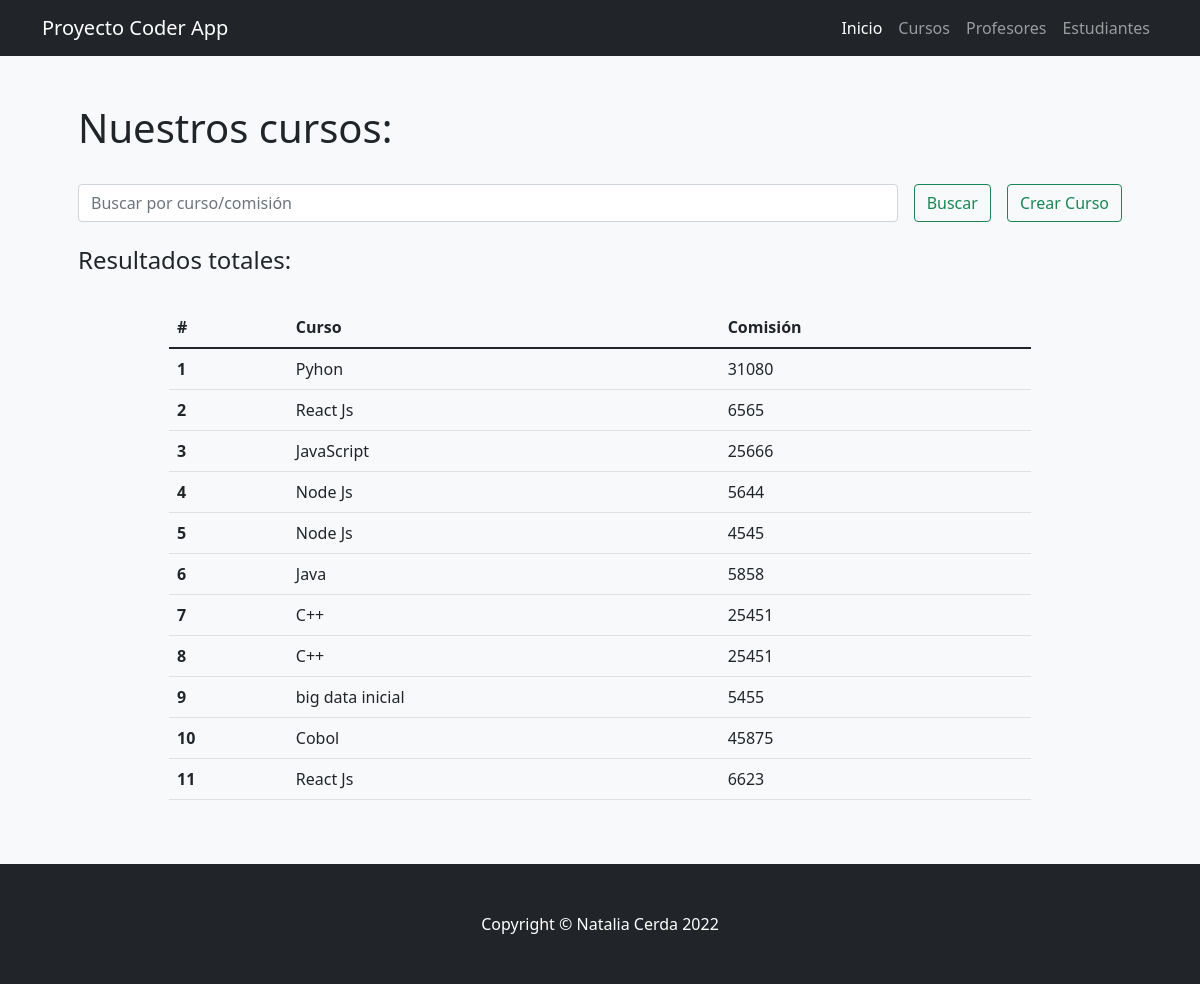
Page /coder_app/cursos/ on the committed database.
### coder_app/models.py (models this page shows)
class Curso(models.Model):
    nombre = models.CharField("Nombre" ,max_length=30) # Texto
    comision = models.IntegerField("Comisión")

### coder_app/views.py (the view)
# urls.py: path('cursos/', cursos, name="cursos"),
def cursos(request):
    if request.method == "POST":
        search = request.POST["search"]
        if search != "":
            cursos = Curso.objects.filter( Q(nombre__icontains=search) | Q(comision__icontains=search) ).values()
            return render(request,"coder_app/cursos.html",{"cursos":cursos, "search":True, "busqueda":search})
    cursos = Curso.objects.all()
    return render(request,"coder_app/cursos.html",{"cursos":cursos, "search":False})

### coder_app/templates/coder_app/cursos.html (shortened to what this page needs)
{% extends 'coder_app/base.html' %}
{% load static %}
{% block contenidoPagina %}
<section class="bg-light py-5">
    <div class="container px-5">
        <h1>Nuestros cursos:</h1>
        <br>
        <div class="row gx-5 justify-content-center">
            <div class="col-lg-12">
                <form class="d-flex my-2 my-lg-0" action="" method="post">
                    <input class="flex-grow-0 form-control mr-sm-2" type="search" name="search" placeholder="Buscar por curso/comisión" aria-label="Search">
                    <button class="btn btn-outline-success text-nowrap ms-3 my-2 my-sm-0" type="submit">  Buscar</button>
                    <a class="btn btn-outline-success text-nowrap ms-3 my-2 my-sm-0" href="{% url 'crear-curso' %}">  Crear Curso</a>
                </form>
            </div>
        </div>
        <br>
        <h4>Resultados
            {% if search %}
                para "{{busqueda}}":
            {% else %}
                totales:
            {% endif %}
        </h4>
        <br>
        <div class="row gx-5 justify-content-center">
            <div class="col-lg-10 table-responsive">
                <table class="table table-theme">
                    <thead>
                        <tr>
                            <th scope="col">#</th>
                            <th scope="col">Curso</th>
                            <th scope="col">Comisión</th>
                        </tr>
                    </thead>
                    <tbody>
                        {% for curso in cursos %}
                            <tr>
                                <th scope="row">{{forloop.counter}}</th>
                                <td>{{curso.nombre}}</td>
                                <td>{{curso.comision}}</td>
                            </tr>
                        {% endfor %}
                    </tbody>
               </table>
            </div>
        </div>
    </div>
</section>
{% endblock %}

### coder_app/templates/coder_app/base.html (shortened to what this page needs)
{% load static %}
<!DOCTYPE html>
<html lang="en">
    <head>
        <link href="{% static 'css/styles.css' %}" rel="stylesheet" />
    </head>
    <body>
        <nav class="navbar navbar-expand-lg navbar-dark bg-dark">
            <div class="container">
                <a class="navbar-brand" href="{% url 'inicio' %}">Proyecto Coder App</a>
                <div class="collapse navbar-collapse" id="navbarSupportedContent">
                    <ul class="navbar-nav ms-auto mb-2 mb-lg-0">
                        <li class="nav-item"><a class="nav-link active" aria-current="page" href="{% url 'inicio' %}">Inicio</a></li>
                        <li class="nav-item"><a class="nav-link" href="{% url 'cursos' %}">Cursos</a></li>
                        <li class="nav-item"><a class="nav-link" href="{% url 'profesores' %}">Profesores</a></li>
                        <li class="nav-item"><a class="nav-link" href="{% url 'estudiantes' %}">Estudiantes</a></li>
                    </ul>
                </div>
            </div>
        </nav>
        {% block contenidoPagina %}
        {% endblock %}
        <footer class="py-5 bg-dark">
            <div class="container"><p class="m-0 text-center text-white">Copyright &copy; Natalia Cerda 2022</p></div>
        </footer>
    </body>
</html>

### rows in the picture
Curso: nombre "Pyhon", comision "31080"
Curso: nombre "React Js", comision "6565"
Curso: nombre "JavaScript", comision "25666"
Curso: nombre "Node Js", comision "5644"
Curso: nombre "Node Js", comision "4545"
Curso: nombre "Java", comision "5858"
Curso: nombre "C++", comision "25451"
Curso: nombre "C++", comision "25451"
Curso: nombre "big data inicial", comision "5455"
Curso: nombre "Cobol", comision "45875"
Curso: nombre "React Js", comision "6623"
